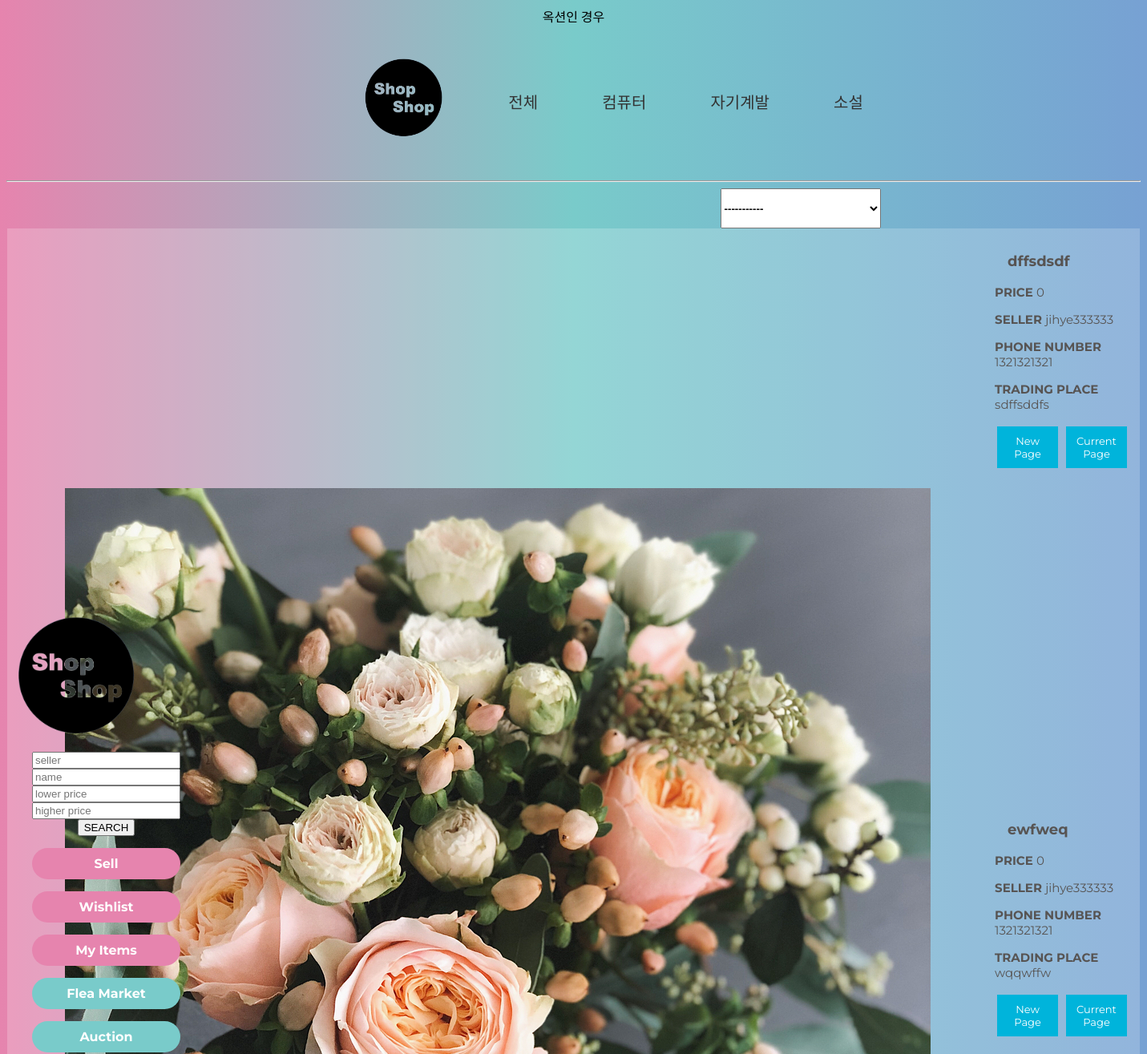
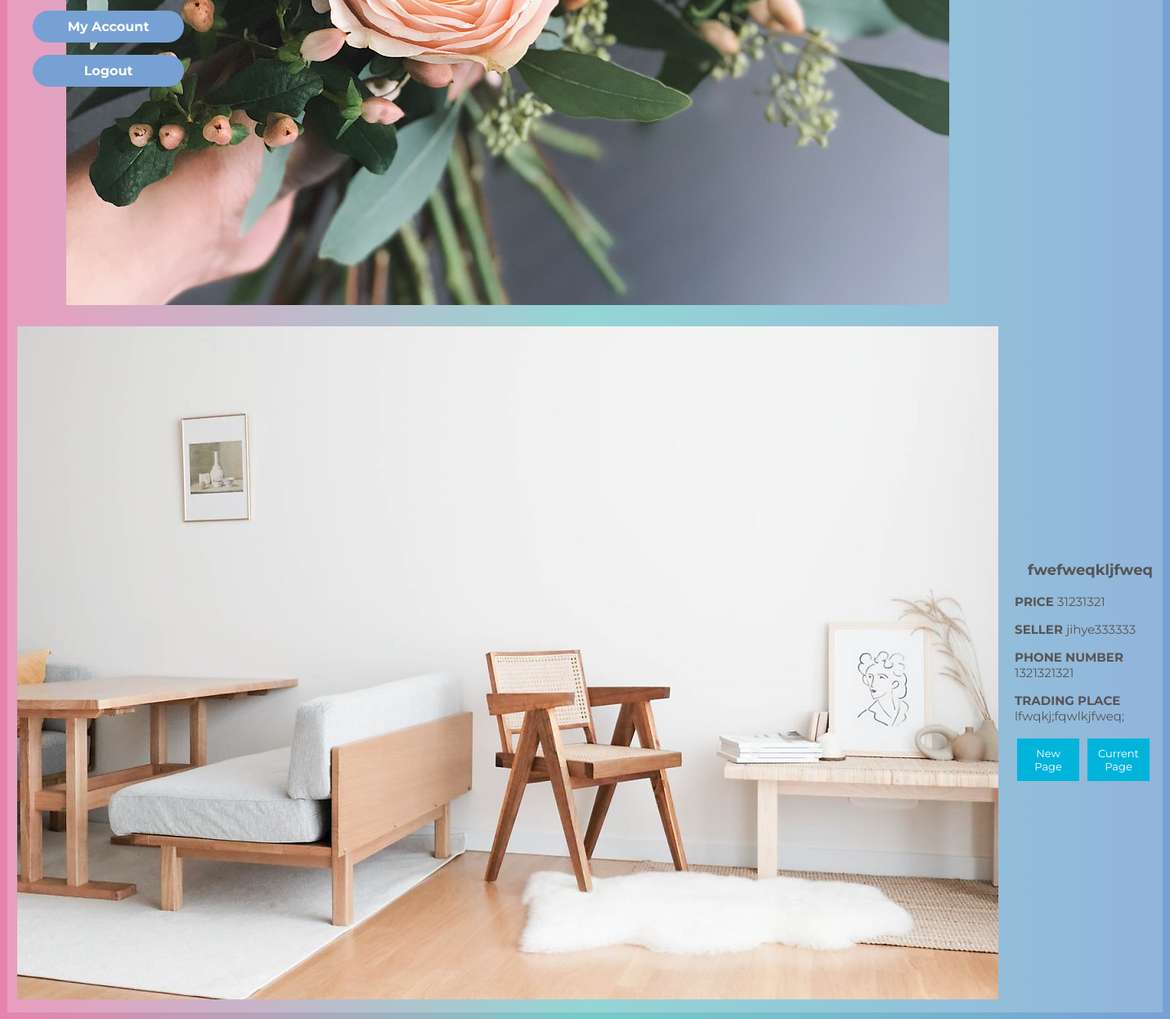
The page /market/all/ (signed in) on the database its author committed (2 pictures, top to bottom).
### home/models.py (models this page shows)
class Product(models.Model):
	SELLTYPES = (('F', 'Flea'), ('A', 'Auction'))
	selltype = models.CharField(max_length=1, default='F', choices=SELLTYPES)
	STATUSTYPES = (('S', 'Sold'), ('E', 'Expired'), ('R', 'Running')) # 팔림, 안팔림, 현재진행형
	statustype = models.CharField(max_length=1, default='R', choices=STATUSTYPES)
	EXPIREDATE = ((datetime.now() + timedelta(days=3), '3 Days'), (datetime.now() + timedelta(days=7), '7 days'),
	(datetime.now() + timedelta(days=30), '30 days'))
	expire = models.DateTimeField(default=datetime.now() + timedelta(days=1), choices=EXPIREDATE)
	highest_price = models.IntegerField(default=0) # auction이더라도 천장 가격 내면 바로 살 수 있게 하자
	basic_price =  models.IntegerField(default=0) #옥션이라도 최저가 쓰게 하자
	current_price = models.IntegerField(default=0) # 마지막 가격이기도 하지
	buyer = models.ForeignKey(User, on_delete=models.SET_NULL, related_name='buyer', null=True)
	seller = models.ForeignKey(User, on_delete=models.CASCADE, related_name='seller')
	pid = models.AutoField(primary_key=True)
	name = models.CharField(max_length=300)
	place = models.CharField(max_length=300)
	photo = models.ImageField(blank=True, null=True) #https://wayhome25.github.io/django/2017/05/10/media-file/
	category = models.ForeignKey(Category, on_delete=models.SET_NULL, null=True)
	explanation = models.CharField(max_length=1000, null=True) # string field 같은 게 있었나?? 찾아보기

class User(models.Model): # seller buyer 구분하지 말고 걍 둘다 가능하게 해
	rating = models.IntegerField(default=0)
	userid = models.CharField(max_length=20, primary_key=True)
	pw = models.CharField(max_length=20) # min length  같은 건 js 단에서 처리하기
	username = models.CharField(max_length=100)
	phone = models.CharField(max_length=30)

### home/views.py (the view, shortened to what this page needs)
# urls.py: path('market/', views.market, name='market'),
def market(request, category=''):
	userid = request.session.get('userid', False)
	if userid == False : # 로그인 안되어있으면
		return redirect('/login')
	if category=='':
		return redirect('/market/all/')
	categories = Category.objects.values('name').distinct()
	if request.method == 'GET':
		seller = str(request.GET.get('seller', ''))
		name = str(request.GET.get('name', ''))
		temp = request.GET.get('lower', '')
		if temp == '':
			lower = 0
		elif temp.isdecimal():
			lower = int(temp)
		else:
			return redirect('/market')
		temp = request.GET.get('higher', '')
		if temp == '':
			higher = 2147483647
		elif temp.isdecimal():
			higher = int(temp)
		else:
			return redirect('/market')
		if category == 'all':
			products = Product.objects.filter(selltype='F',
				buyer=None, expire__gte=timezone.now(),
				name__icontains=name,
				seller__username__icontains=seller,
				current_price__gte=lower,
				current_price__lte=higher)
	return render(request, 'home/product_market.html', {'products':products, 'categories':categories, 'type':'market'})

### home/templates/home/product_market.html (shortened to what this page needs)
{% load static %}
<!DOCTYPE html>
<html lang="en" dir="ltr">
  <head>
    <link rel="stylesheet" href="{% static 'home/style_product_market.css' %}">
  </head>
  <body>
    {% if pagetype == "market" %}
    마켓인 경우
    market page라는 표시??로고?? 좀 있으면 좋겠음(둘이 디자인이 같아서) 귀찮으면 걍 이 if절 삭제 ㄱㄱ
    {% else %}
    옥션인 경우
    {% endif %}
    <div class="product-page">
    <nav class="left-nav" style="font-weight: bold;position: fixed; left:0px; top:30%">
        <a href="{% url 'market' %}" target="_parent"><img src="{% static 'home/logo.png' %}" style="height:150px;" alt="LOGO_IMG"></a>
        <ul>
          <li>
            <form method="GET" action="">
              <input type="text" name="seller" placeholder="seller">
              <input type="text" name="name" placeholder="name">
              <input type="number" name="lower" placeholder="lower price">
              <input type="number" name="higher" placeholder="higher price">
              <button type="submit" class="btn">SEARCH</button>
            </form>
          </li>
          <li><a class="upper" href="{% url 'sell' %}">Sell</a></li>
          <li><a class="upper" href="{% url 'wishlist' %}">Wishlist</a></li>
          <li><a class="upper" href="{% url 'myitems' %}">My Items</a></li>
          <li><a class="lower" href="{% url 'market' %}">Flea Market</a></li>
          <li><a class="lower" href="{% url 'auction' %}">Auction</a></li>
          <li><a class="lowest" href="{% url 'mypage' %}">My Account</a></li>
          <li><a class="lowest" href="{% url 'logout' %}">Logout</a></li>
        </ul>
      </nav>
      <section>
          {% include 'home/productsCategory.html' %}
        <hr>
          <div class="selectbox">
            <select id="sort-select" onchange="location=this.value;"style="width:200px;height:50px;font-weight:bold;">
              <option class="sort-nothing" value="/">-----------</option>
            </select>
          </div>
          <table class="goods_table">
            {% for obj in products %}
              <tr>
                  <td class="goods_img">
                    {% if obj.photo %}
                    <img src="{{obj.photo.url}}">
                    {% endif %}
                  </td>
                  <td class="goods_info">
                    <p class="goods_name"> {{ obj.name }} </p>
                    <div class="inf">
                        <p class="goods_price"> <strong> PRICE </strong> {{ obj.basic_price }} </p>
                        <p class="seller_name"> <strong> SELLER </strong> {{ obj.seller.username }} </p>
                        <p class="phone_number"> <strong> PHONE NUMBER </strong> {{ obj.seller.phone}} </p>
                        <p class="trading_place"> <strong> TRADING PLACE </strong> {{ obj.place }} </p>
                    </div>
                    <button type="button" class="market_btn"
                    onclick="window.open('{% url 'detail' obj.pid %}')">New Page</button>
                    <button type="button" class="market_btn"
                    onclick="location.href='{% url 'detail' obj.pid %}'">Current Page</button>
                  </td>
                </tr>
              {% endfor %}
          </table>
        </section>
  </div>
</body>
</html>

### home/static/home/style_product_market.css (style rules this page uses)
body { background: #77A1D3; background: -webkit-linear-gradient(to right, #E684AE, #79CBCA, #77A1D3); background: linear-gradient(to right, #E684AE, #79CBCA, #77A1D3); text-align: center; }
.left-nav { width: auto; align-content: center; display: flex; flex-direction: column; text-align: center; padding-right: 20px; }
.left-nav ul { width: 150px; display: grid; grid-gap: 15px; text-align: left; font-family: 'Montserrat', 'Nanum Gothic Coding', sans-serif; list-style: none; }
.left-nav li { text-align: center; font-family: 'Montserrat', 'Nanum Gothic Coding', sans-serif; font-size: 16px; font-weight: bold; }
.left-nav li a.upper { color: #ffffff; text-decoration: none; display: block; padding: 10px; border-radius: 25px; background-color: #E684AE; }
.left-nav li a.lower { color: #ffffff; text-decoration: none; display: block; padding: 10px; border-radius: 25px; background-color: #79CBCA; }
.left-nav li a.lowest { color: #ffffff; text-decoration: none; display: block; padding: 10px; border-radius: 25px; background-color: #77A1D3; }
.selectbox { margin-left: auto; margin-right: auto; padding-left: 40%; }
table { margin-left: auto; margin-right: auto; min-width: 450px; max-width: 60%; height: auto; background-color: rgba(255, 255, 255, 0.2); color: #575453; }
td { padding:10px; }
.goods_name { font-family: 'Montserrat', 'Nanum Gothic Coding', sans-serif; color: #575453; font-size: 18px; font-weight: bold; text-align: left; margin-left: 1rem; }
.goods_info { font-family: 'Montserrat', 'Nanum Gothic Coding', sans-serif; text-align:left; font-size: 15px; padding-left:0.5rem; }
.market_btn { font-family: 'Montserrat', 'Nanum Gothic Coding', sans-serif; outline: 0; background: #00B4DB; width: 45%; border: 0; padding: 10px; color: #ffffff; margin:3px; font-size: 13px; -webkit-transition: all 0.3 ease; transition: all 0.3 ease; cursor: pointer; }

### rows shown on the page
Product: name "dffsdsdf", basic_price "0", seller.username "jihye333333", seller.phone "1321321321", place "sdffsddfs"
Product: photo (picture), name "ewfweq", basic_price "0", seller.username "jihye333333", seller.phone "1321321321", place "wqqwffw"
Product: photo (picture), name "fwefweqkljfweq", basic_price "31231321", seller.username "jihye333333", seller.phone "1321321321", place "lfwqkj;fqwlkjfweq;"

### other values the page prints
{{ obj.name }} "컴퓨터" "자기계발" "소설"
